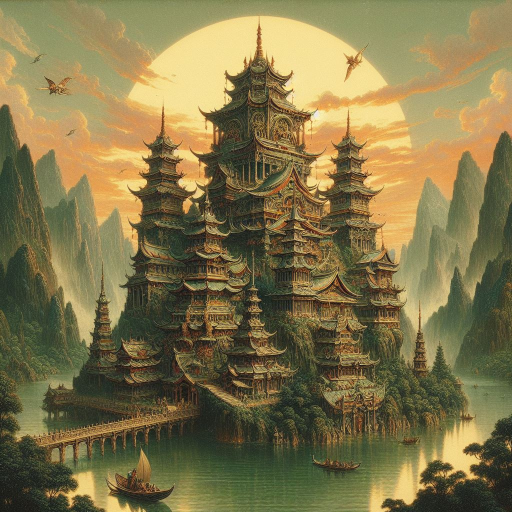
#> input picture image 2.jpeg, 1024 x 1024 px (shown at 1/2 size)
$ python 'main 01.py'
#> lines starting #> are read from the running program, lines starting #| are printed output that depends on the picture; after the words box and inside, x2 and y2 are one past the last pixel; in counts of white or black regions, pixels touching at a corner belong together
import cv2
import numpy as np

# Load your image
image = cv2.imread('image 2.jpeg', cv2.IMREAD_GRAYSCALE)
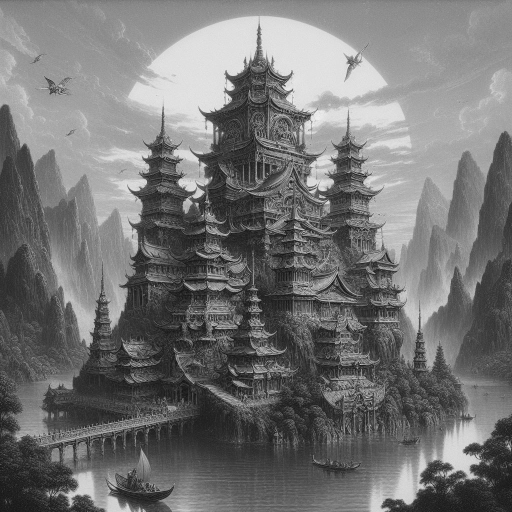
#> image: shape (1024, 1024) (shown at 1/2 size); min 0, max 255, mean 115.9

# Add Gaussian noise
noisy_image = image + np.random.normal(0, 25, image.shape).astype(np.uint8)
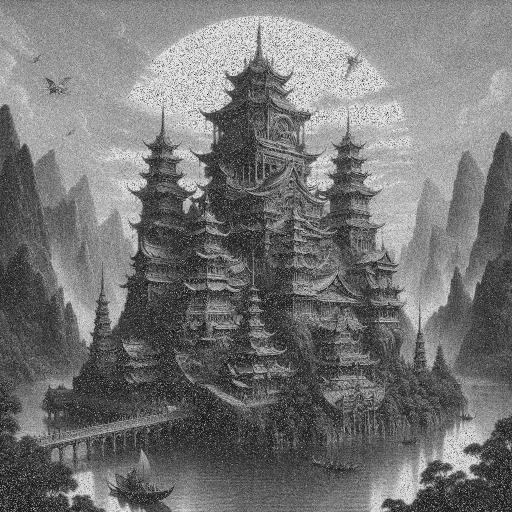
#> noisy_image: shape (1024, 1024) (shown at 1/2 size); min 0, max 255, mean 116.7

# Implement Otsu's thresholding
_, thresholded_image = cv2.threshold(noisy_image, 0, 255, cv2.THRESH_BINARY + cv2.THRESH_OTSU)
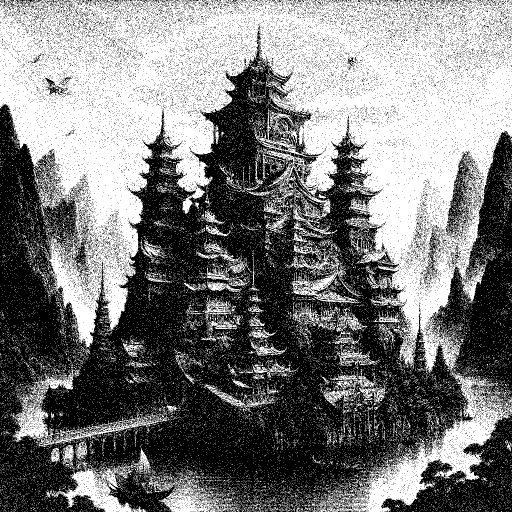
#> thresholded_image: shape (1024, 1024) (shown at 1/2 size); 48% white; 23489 white regions (23191 under 20 px), largest, box (x1, y1, x2, y2) and area: (0, 0, 1024, 1024) 403274, (20, 734, 341, 894) 7986, (103, 921, 293, 1024) 6460

# Define the desired window size (adjust as needed)
window_width = 300
window_height = 300

# Resize the noisy and thresholded images to fit the window
resized_noisy_image = cv2.resize(noisy_image, (window_width, window_height))
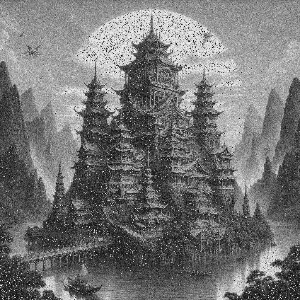
#> resized_noisy_image: shape (300, 300); min 3, max 254, mean 116.6
resized_thresholded_image = cv2.resize(thresholded_image, (window_width, window_height))
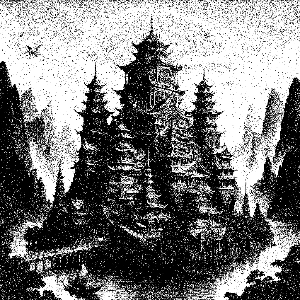
#> resized_thresholded_image: shape (300, 300); min 0, max 255, mean 122.7

# Display results in small windows
cv2.imshow('Noisy Image', resized_noisy_image)
cv2.imshow('Thresholded Image', resized_thresholded_image)
cv2.waitKey(0)
cv2.destroyAllWindows()

$ run again, with image.jpg copied over image 2.jpeg
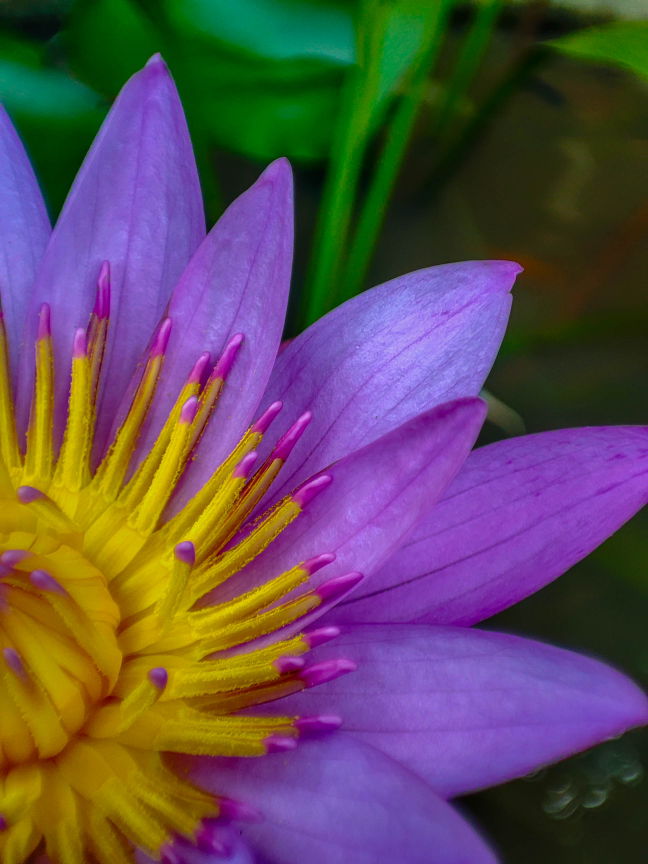
#> input picture image.jpg, 1944 x 2592 px (shown at 1/3 size)
#> `_, thresholded_image = cv2.threshold(noisy_image, 0, 255, cv2.THRESH_B..`:
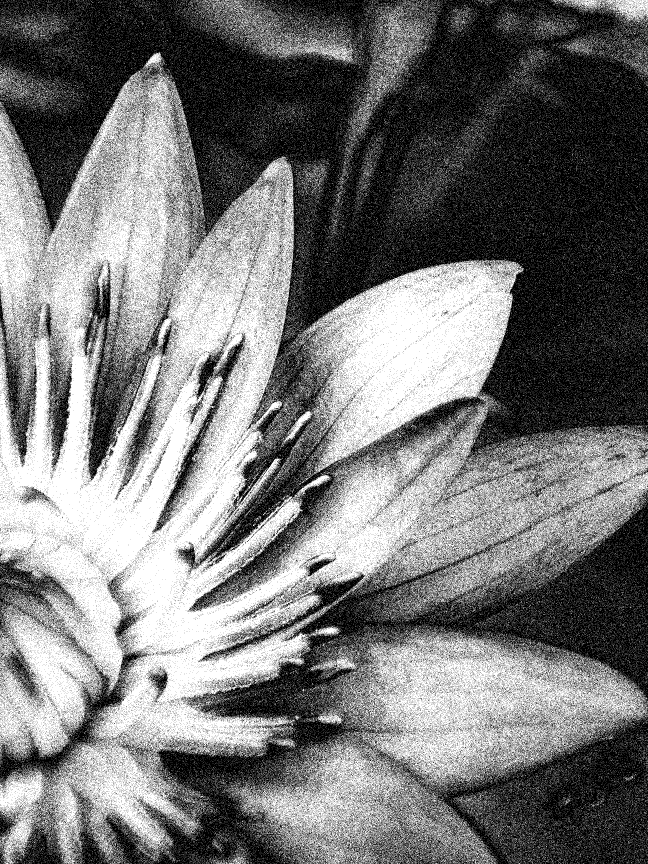
#> thresholded_image: shape (2592, 1944) (shown at 1/3 size); 46.3% white; 134496 white regions (133451 under 20 px), largest, box (x1, y1, x2, y2) and area: (0, 155, 1944, 2592) 1676744, (665, 1881, 1944, 2592) 307401, (605, 0, 1067, 197) 16024
#> `resized_thresholded_image = cv2.resize(thresholded_image, (window_widt..`:
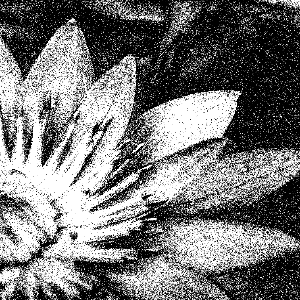
#> resized_thresholded_image: shape (300, 300); min 0, max 255, mean 118.2
